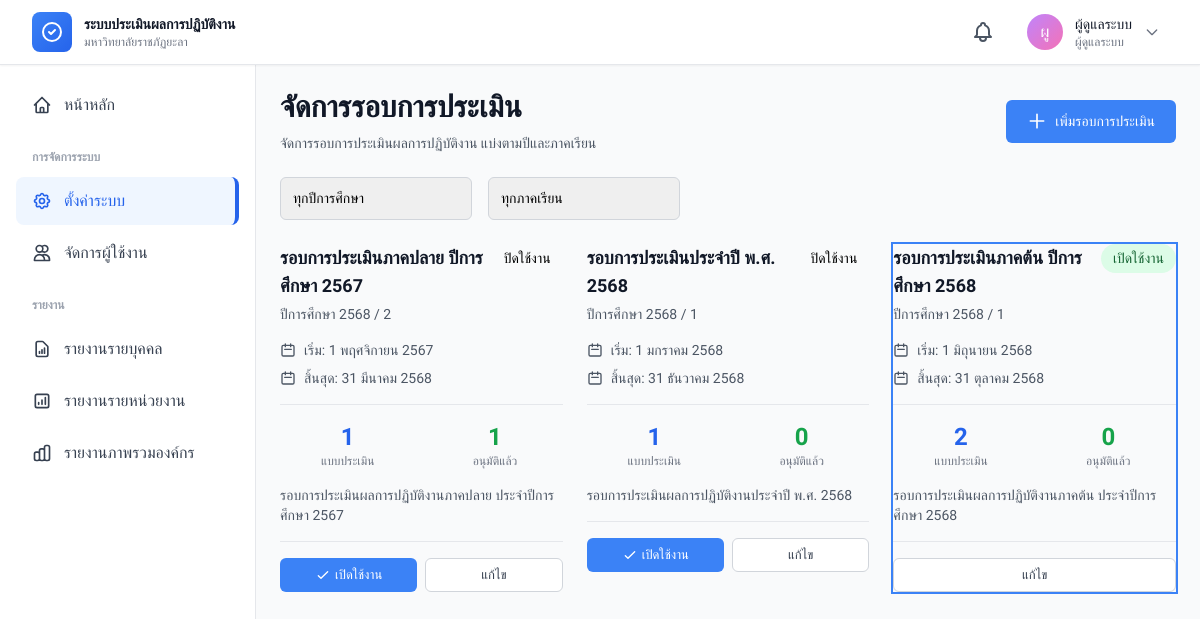
The app's page /modules/configuration/evaluation-period.php (signed in) with its own data.
### tables this page shows
CREATE TABLE `evaluation_periods` (
  `period_id` int(11) NOT NULL,
  `period_name` varchar(255) NOT NULL,
  `year` int(11) NOT NULL,
  `semester` tinyint(4) DEFAULT NULL,
  `start_date` date NOT NULL,
  `end_date` date NOT NULL,
  `submission_deadline` datetime NOT NULL,
  `approval_deadline` datetime DEFAULT NULL,
  `status` enum('draft','active','closed') DEFAULT 'draft',
  `is_active` tinyint(1) DEFAULT 0,
  `description` text DEFAULT NULL,
  `created_by` int(11) DEFAULT NULL,
  `updated_by` int(11) DEFAULT NULL,
  `created_at` timestamp NOT NULL DEFAULT current_timestamp(),
  `updated_at` timestamp NOT NULL DEFAULT current_timestamp() ON UPDATE current_timestamp()
);

### includes/functions.php (called while the page is built, shortened)
<?php
function thai_date($date, $format = 'full')
{
    $timestamp = is_numeric($date) ? $date : strtotime($date);
    $thai_months = [
        1 => 'มกราคม',
        'กุมภาพันธ์',
        'มีนาคม',
        'เมษายน',
        'พฤษภาคม',
        'มิถุนายน',
        'กรกฎาคม',
        'สิงหาคม',
        'กันยายน',
        'ตุลาคม',
        'พฤศจิกายน',
        'ธันวาคม'
    ];
    $day = date('j', $timestamp);
    $month = (int)date('n', $timestamp);
    $year = date('Y', $timestamp) + 543;
    switch ($format) {
        case 'full':
            return "$day {$thai_months[$month]} $year";
    }
}
function e($string)
{
    return htmlspecialchars($string, ENT_QUOTES, 'UTF-8');
}

### modules/configuration/evaluation-period.php (the view, shortened to what this page needs)
<?php
require_once '../../includes/functions.php';
$db = getDB();
$sql = "SELECT ep.*,
        COUNT(DISTINCT e.evaluation_id) as evaluation_count,
        COUNT(DISTINCT CASE WHEN e.status = 'approved' THEN e.evaluation_id END) as approved_count
        FROM evaluation_periods ep
        LEFT JOIN evaluations e ON ep.period_id = e.period_id
        WHERE 1=1";
$params = [];
$sql .= " GROUP BY ep.period_id ORDER BY ep.year DESC, ep.semester DESC, ep.period_id DESC";
$stmt = $db->prepare($sql);
$stmt->execute($params);
$periods = $stmt->fetchAll();
include '../../includes/header.php';
?>
<div class="mb-6">
    <div class="flex items-center justify-between">
        <div>
            <h1 class="text-3xl font-bold text-gray-900">จัดการรอบการประเมิน</h1>
            <p class="mt-2 text-sm text-gray-600">
                จัดการรอบการประเมินผลการปฏิบัติงาน แบ่งตามปีและภาคเรียน
            </p>
        </div>
        <button onclick="openModal('addModal')" class="btn btn-primary">
            <svg class="w-5 h-5 mr-2" fill="none" stroke="currentColor" viewBox="0 0 24 24">
                <path stroke-linecap="round" stroke-linejoin="round" stroke-width="2" d="M12 4v16m8-8H4" />
            </svg>
            เพิ่มรอบการประเมิน
        </button>
    </div>
</div>
<div class="card mb-6">
    <div class="card-body">
        <form method="GET" class="flex flex-wrap gap-4">
            <div class="w-48">
                <select name="year" class="form-select" onchange="this.form.submit()">
                    <option value="">ทุกปีการศึกษา</option>
                </select>
            </div>
            <div class="w-48">
                <select name="semester" class="form-select" onchange="this.form.submit()">
                    <option value="">ทุกภาคเรียน</option>
                </select>
            </div>
        </form>
    </div>
</div>
<div class="grid grid-cols-1 md:grid-cols-2 lg:grid-cols-3 gap-6">
    <?php if (empty($periods)): ?>
        <div class="col-span-full">
            <div class="card">
                <div class="card-body text-center py-12 text-gray-500">
                    ไม่พบข้อมูลรอบการประเมิน
                </div>
            </div>
        </div>
    <?php else: ?>
        <?php foreach ($periods as $period): ?>
            <div
                class="card hover:shadow-lg transition-shadow <?php echo $period['is_active'] ? 'ring-2 ring-blue-500' : ''; ?>">
                <div class="card-body">
                    <div class="flex items-start justify-between mb-4">
                        <div class="flex-1">
                            <h3 class="text-lg font-semibold text-gray-900"><?php echo e($period['period_name']); ?></h3>
                            <p class="text-sm text-gray-600 mt-1">
                                ปีการศึกษา <?php echo $period['year'] + 543; ?> / <?php echo $period['semester']; ?>
                            </p>
                        </div>
                        <?php if ($period['is_active']): ?>
                            <span class="badge badge-success">เปิดใช้งาน</span>
                        <?php else: ?>
                            <span class="badge badge-gray">ปิดใช้งาน</span>
                        <?php endif; ?>
                    </div>
                    <div class="space-y-2 mb-4">
                        <div class="flex items-center text-sm text-gray-600">
                            <svg class="w-4 h-4 mr-2" fill="none" stroke="currentColor" viewBox="0 0 24 24">
                                <path stroke-linecap="round" stroke-linejoin="round" stroke-width="2"
                                    d="M8 7V3m8 4V3m-9 8h10M5 21h14a2 2 0 002-2V7a2 2 0 00-2-2H5a2 2 0 00-2 2v12a2 2 0 002 2z" />
                            </svg>
                            <span>เริ่ม: <?php echo thai_date($period['start_date']); ?></span>
                        </div>
                        <div class="flex items-center text-sm text-gray-600">
                            <svg class="w-4 h-4 mr-2" fill="none" stroke="currentColor" viewBox="0 0 24 24">
                                <path stroke-linecap="round" stroke-linejoin="round" stroke-width="2"
                                    d="M8 7V3m8 4V3m-9 8h10M5 21h14a2 2 0 002-2V7a2 2 0 00-2-2H5a2 2 0 00-2 2v12a2 2 0 002 2z" />
                            </svg>
                            <span>สิ้นสุด: <?php echo thai_date($period['end_date']); ?></span>
                        </div>
                    </div>
                    <div class="grid grid-cols-2 gap-3 mb-4 pt-4 border-t">
                        <div class="text-center">
                            <div class="text-2xl font-bold text-blue-600">
                                <?php echo number_format($period['evaluation_count']); ?></div>
                            <div class="text-xs text-gray-500">แบบประเมิน</div>
                        </div>
                        <div class="text-center">
                            <div class="text-2xl font-bold text-green-600">
                                <?php echo number_format($period['approved_count']); ?></div>
                            <div class="text-xs text-gray-500">อนุมัติแล้ว</div>
                        </div>
                    </div>
                    <?php if ($period['description']): ?>
                        <p class="text-sm text-gray-600 mb-4 line-clamp-2"><?php echo e($period['description']); ?></p>
                    <?php endif; ?>
                    <div class="flex gap-2 pt-4 border-t">
                        <?php if (!$period['is_active']): ?>
                            <a href="?action=activate&id=<?php echo $period['period_id']; ?>" class="btn btn-primary btn-sm flex-1"
                                onclick="return confirm('ต้องการเปิดใช้งานรอบนี้ใช่หรือไม่?')">
                                <svg class="w-4 h-4 mr-1" fill="none" stroke="currentColor" viewBox="0 0 24 24">
                                    <path stroke-linecap="round" stroke-linejoin="round" stroke-width="2" d="M5 13l4 4L19 7" />
                                </svg>
                                เปิดใช้งาน
                            </a>
                        <?php endif; ?>
                        <button onclick='editPeriod(<?php echo json_encode($period); ?>)' class="btn btn-outline btn-sm flex-1">
                            แก้ไข
                        </button>
                    </div>
                </div>
            </div>
        <?php endforeach; ?>
    <?php endif; ?>
</div>
<?php include '../../includes/footer.php'; ?>

### assets/css/custom.css (style rules this page uses)
* { margin: 0; padding: 0; box-sizing: border-box; }
body { font-family: 'Sarabun', -apple-system, BlinkMacSystemFont, 'Segoe UI', sans-serif; -webkit-font-smoothing: antialiased; -moz-osx-font-smoothing: grayscale; }
a, button, input, select, textarea { transition: all 0.2s ease-in-out; }
input[type="text"], input[type="email"], input[type="password"], input[type="number"], input[type="date"], input[type="tel"], select, textarea { appearance: none; -webkit-appearance: none; -moz-appearance: none; }
.badge { display: inline-flex; align-items: center; padding: 0.25rem 0.75rem; font-size: 0.875rem; font-weight: 500; border-radius: 9999px; }
.badge-success { background-color: #dcfce7; color: #166534; }

### includes/header.php (style rules this page uses)
body { font-family: 'Sarabun', sans-serif; }
.form-input, .form-select, .form-textarea { width: 100%; padding: 0.625rem 0.75rem; border: 1px solid #d1d5db; border-radius: 0.375rem; font-size: 0.875rem; transition: all 0.2s; }
.btn { display: inline-flex; align-items: center; justify-content: center; padding: 0.625rem 1.25rem; font-size: 0.875rem; font-weight: 500; border-radius: 0.375rem; border: 1px solid transparent; cursor: pointer; transition: all 0.2s; text-decoration: none; }
.btn-primary { background-color: #3b82f6; color: white; }
.btn-outline { background-color: white; color: #374151; border-color: #d1d5db; }
.btn-sm { padding: 0.375rem 0.75rem; font-size: 0.8125rem; }
.gap-4 { gap: 1rem; }
.grid { display: grid; }
.grid-cols-2 { grid-template-columns: repeat(2, minmax(0, 1fr)); }

### records on screen
evaluation_periods: period_name "รอบการประเมินภาคปลาย ปีการศึกษา 2567", $period['year'] + 543 "2568", semester "2", is_active "ปิดใช้งาน", start_date "1 พฤศจิกายน 2567", end_date "31 มีนาคม 2568", evaluation_count "1", approved_count "1", description "รอบการประเมินผลการปฏิบัติงานภาคปลาย ประจำปีการศึกษา 2567"
evaluation_periods: period_name "รอบการประเมินประจำปี พ.ศ. 2568", $period['year'] + 543 "2568", semester "1", is_active "ปิดใช้งาน", start_date "1 มกราคม 2568", end_date "31 ธันวาคม 2568", evaluation_count "1", approved_count "0", description "รอบการประเมินผลการปฏิบัติงานประจำปี พ.ศ. 2568"
evaluation_periods: period_name "รอบการประเมินภาคต้น ปีการศึกษา 2568", $period['year'] + 543 "2568", semester "1", is_active "เปิดใช้งาน", start_date "1 มิถุนายน 2568", end_date "31 ตุลาคม 2568", evaluation_count "2", approved_count "0", description "รอบการประเมินผลการปฏิบัติงานภาคต้น ประจำปีการศึกษา 2568"

### other values on screen
mb_substr($current_user['full_name_th'], 0, 2) "ผู"
$current_user['full_name_th'] "ผู้ดูแลระบบ"
$role_names[$current_user['role']] "ผู้ดูแลระบบ"
